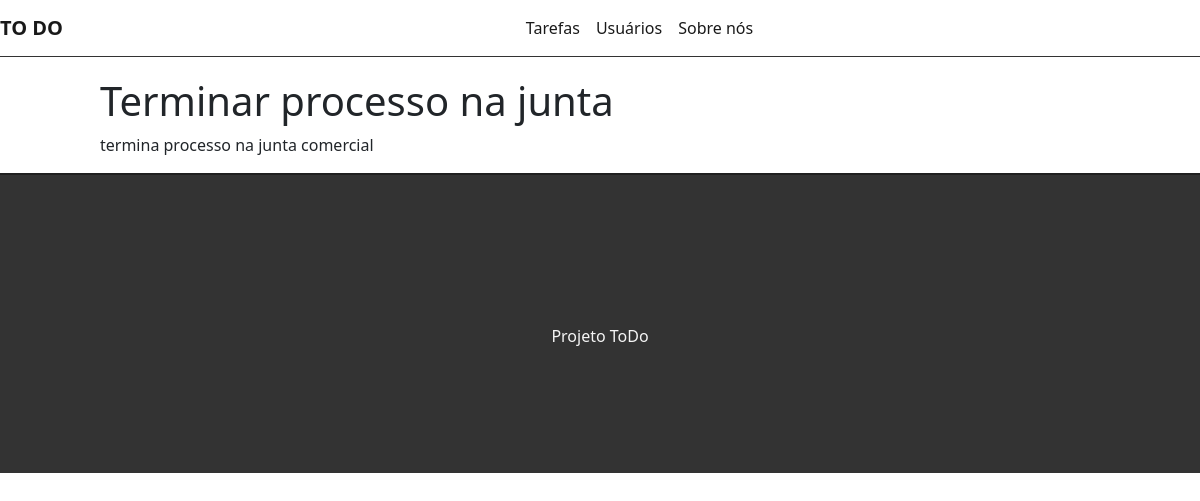
The app's page /task/2, older data.
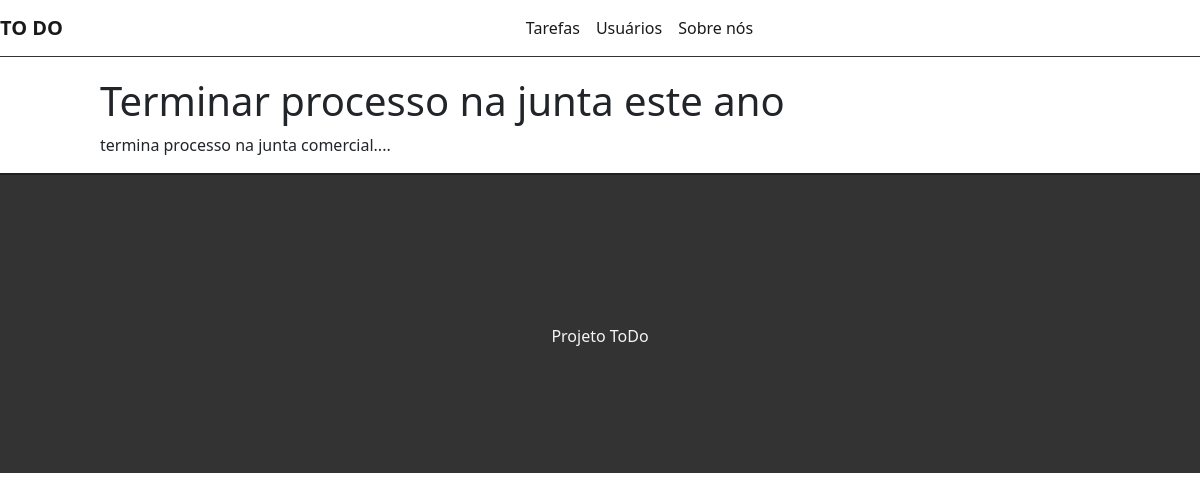
The same page, newer data.
### tasks/models.py (models this page shows, shortened)
class Task(models.Model):
    STATUS = (
        ('doing', 'Doing'),
        ('done', 'Done'),
    )
    title = models.CharField(max_length=255)
    description = models.TextField()
    done = models.CharField(
        max_length=5,
        choices=STATUS,
    )
    created_at = models.DateTimeField(auto_now_add=True)
    updated_at = models.DateTimeField(auto_now=True)

### tasks/views.py (the view)
# urls.py: path('task/<int:id>', views.taskView, name="task-view"),
def taskView(request, id):
    task = get_object_or_404(Task, pk=id)
    return render(request, 'tasks/task.html', {'task':task})

### tasks/templates/tasks/task.html (shortened to what this page needs)
{% extends 'base.html' %}
{% block content %}
<div class="offset-1 col-10 list-div">
    <h1>{{task.title}}</h1>
    <p>{{task.description}}</p>
</div>
{% endblock %}

Row changes from the older to the newer data that the page shows:
changed Task: title "Terminar processo na junta" → "Terminar processo na junta este ano"; description "termina processo na junta comercial" → "termina processo na junta comercial...."
